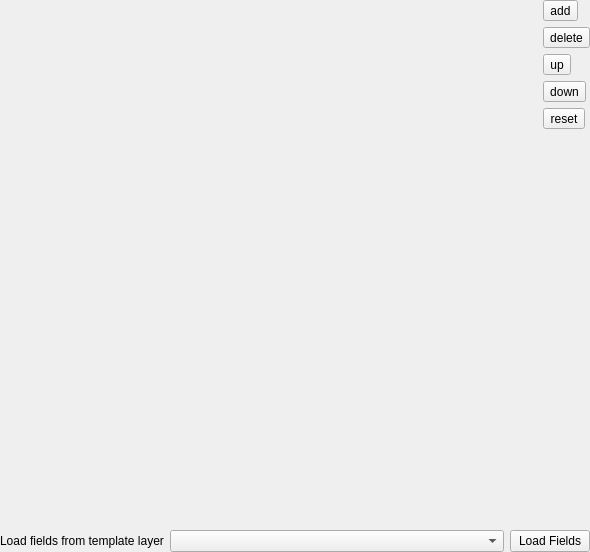
<?xml version="1.0" encoding="UTF-8"?>
<ui version="4.0">
 <class>QgsProcessingAggregateMapPanelBase</class>
 <widget class="QWidget" name="QgsProcessingAggregateMapPanelBase">
  <property name="geometry">
   <rect>
    <x>0</x>
    <y>0</y>
    <width>590</width>
    <height>552</height>
   </rect>
  </property>
  <property name="sizePolicy">
   <sizepolicy hsizetype="Preferred" vsizetype="Expanding">
    <horstretch>0</horstretch>
    <verstretch>0</verstretch>
   </sizepolicy>
  </property>
  <property name="windowTitle">
   <string>Fields</string>
  </property>
  <layout class="QVBoxLayout" name="verticalLayout_2">
   <property name="leftMargin">
    <number>0</number>
   </property>
   <property name="topMargin">
    <number>0</number>
   </property>
   <property name="rightMargin">
    <number>0</number>
   </property>
   <property name="bottomMargin">
    <number>0</number>
   </property>
   <item>
    <layout class="QHBoxLayout" name="horizontalLayout">
     <item>
      <widget class="QgsAggregateMappingWidget" name="mFieldsView" native="true">
       <property name="sizePolicy">
        <sizepolicy hsizetype="Expanding" vsizetype="Expanding">
         <horstretch>0</horstretch>
         <verstretch>0</verstretch>
        </sizepolicy>
       </property>
      </widget>
     </item>
     <item>
      <layout class="QVBoxLayout" name="buttonLayout">
       <item>
        <widget class="QToolButton" name="mAddButton">
         <property name="toolTip">
          <string>Add new field</string>
         </property>
         <property name="text">
          <string>add</string>
         </property>
         <property name="icon">
          <iconset resource="../../../images/images.qrc">
           <normaloff>:/images/themes/default/mActionNewAttribute.svg</normaloff>:/images/themes/default/mActionNewAttribute.svg</iconset>
         </property>
        </widget>
       </item>
       <item>
        <widget class="QToolButton" name="mDeleteButton">
         <property name="toolTip">
          <string>Delete selected field</string>
         </property>
         <property name="text">
          <string>delete</string>
         </property>
         <property name="icon">
          <iconset resource="../../../images/images.qrc">
           <normaloff>:/images/themes/default/mActionDeleteAttribute.svg</normaloff>:/images/themes/default/mActionDeleteAttribute.svg</iconset>
         </property>
        </widget>
       </item>
       <item>
        <widget class="QToolButton" name="mUpButton">
         <property name="toolTip">
          <string>Move selected field up</string>
         </property>
         <property name="text">
          <string>up</string>
         </property>
         <property name="icon">
          <iconset resource="../../../images/images.qrc">
           <normaloff>:/images/themes/default/mActionArrowUp.svg</normaloff>:/images/themes/default/mActionArrowUp.svg</iconset>
         </property>
        </widget>
       </item>
       <item>
        <widget class="QToolButton" name="mDownButton">
         <property name="toolTip">
          <string>Move selected field down</string>
         </property>
         <property name="text">
          <string>down</string>
         </property>
         <property name="icon">
          <iconset resource="../../../images/images.qrc">
           <normaloff>:/images/themes/default/mActionArrowDown.svg</normaloff>:/images/themes/default/mActionArrowDown.svg</iconset>
         </property>
        </widget>
       </item>
       <item>
        <widget class="QToolButton" name="mResetButton">
         <property name="toolTip">
          <string>Reset all fields</string>
         </property>
         <property name="text">
          <string>reset</string>
         </property>
         <property name="icon">
          <iconset resource="../../../images/images.qrc">
           <normaloff>:/images/themes/default/mIconClearText.svg</normaloff>:/images/themes/default/mIconClearText.svg</iconset>
         </property>
        </widget>
       </item>
       <item>
        <spacer name="verticalSpacer">
         <property name="orientation">
          <enum>Qt::Vertical</enum>
         </property>
         <property name="sizeHint" stdset="0">
          <size>
           <width>20</width>
           <height>40</height>
          </size>
         </property>
        </spacer>
       </item>
      </layout>
     </item>
    </layout>
   </item>
   <item>
    <layout class="QHBoxLayout" name="loadFromLayerLayout">
     <item>
      <widget class="QLabel" name="loadFromLayerLabel">
       <property name="text">
        <string>Load fields from template layer</string>
       </property>
      </widget>
     </item>
     <item>
      <widget class="QgsMapLayerComboBox" name="mLayerCombo">
       <property name="sizePolicy">
        <sizepolicy hsizetype="Expanding" vsizetype="Fixed">
         <horstretch>0</horstretch>
         <verstretch>0</verstretch>
        </sizepolicy>
       </property>
      </widget>
     </item>
     <item>
      <widget class="QPushButton" name="mLoadLayerFieldsButton">
       <property name="sizePolicy">
        <sizepolicy hsizetype="Minimum" vsizetype="Fixed">
         <horstretch>0</horstretch>
         <verstretch>0</verstretch>
        </sizepolicy>
       </property>
       <property name="toolTip">
        <string>Load fields from selected template layer</string>
       </property>
       <property name="text">
        <string>Load Fields</string>
       </property>
      </widget>
     </item>
    </layout>
   </item>
  </layout>
 </widget>
 <customwidgets>
  <customwidget>
   <class>QgsMapLayerComboBox</class>
   <extends>QComboBox</extends>
   <header>qgsmaplayercombobox.h</header>
   <container>1</container>
  </customwidget>
  <customwidget>
   <class>QgsAggregateMappingWidget</class>
   <extends>QWidget</extends>
   <header>qgsprocessingaggregatewidgets.h</header>
   <container>1</container>
  </customwidget>
 </customwidgets>
 <resources>
  <include location="../../../images/images.qrc"/>
 </resources>
 <connections/>
</ui>
